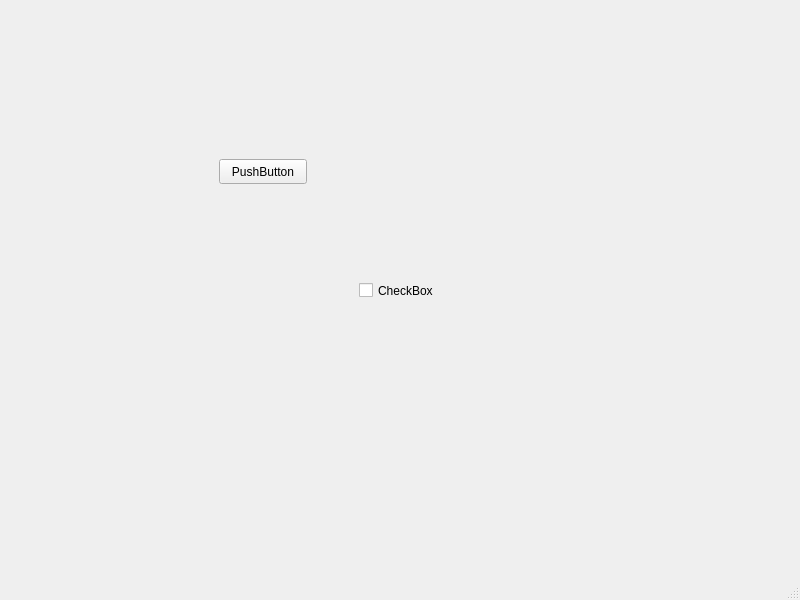
<?xml version="1.0" encoding="UTF-8"?>
<ui version="4.0">
 <class>MainWindow</class>
 <widget class="QMainWindow" name="MainWindow">
  <property name="geometry">
   <rect>
    <x>0</x>
    <y>0</y>
    <width>800</width>
    <height>600</height>
   </rect>
  </property>
  <property name="windowTitle">
   <string>MainWindow</string>
  </property>
  <widget class="QWidget" name="centralwidget">
   <layout class="QGridLayout" name="gridLayout">
    <item row="0" column="0">
     <widget class="QStackedWidget" name="stackedWidget">
      <property name="currentIndex">
       <number>0</number>
      </property>
      <widget class="QWidget" name="page">
       <widget class="QPushButton" name="pushButton">
        <property name="geometry">
         <rect>
          <x>210</x>
          <y>150</y>
          <width>88</width>
          <height>25</height>
         </rect>
        </property>
        <property name="text">
         <string>PushButton</string>
        </property>
       </widget>
       <widget class="QCheckBox" name="checkBox">
        <property name="geometry">
         <rect>
          <x>350</x>
          <y>270</y>
          <width>92</width>
          <height>23</height>
         </rect>
        </property>
        <property name="text">
         <string>CheckBox</string>
        </property>
       </widget>
      </widget>
      <widget class="QWidget" name="page_2">
       <widget class="QListView" name="listView">
        <property name="geometry">
         <rect>
          <x>210</x>
          <y>160</y>
          <width>256</width>
          <height>192</height>
         </rect>
        </property>
       </widget>
      </widget>
     </widget>
    </item>
   </layout>
  </widget>
  <widget class="QMenuBar" name="menubar">
   <property name="geometry">
    <rect>
     <x>0</x>
     <y>0</y>
     <width>800</width>
     <height>22</height>
    </rect>
   </property>
  </widget>
  <widget class="QStatusBar" name="statusbar"/>
 </widget>
 <resources/>
 <connections/>
</ui>
